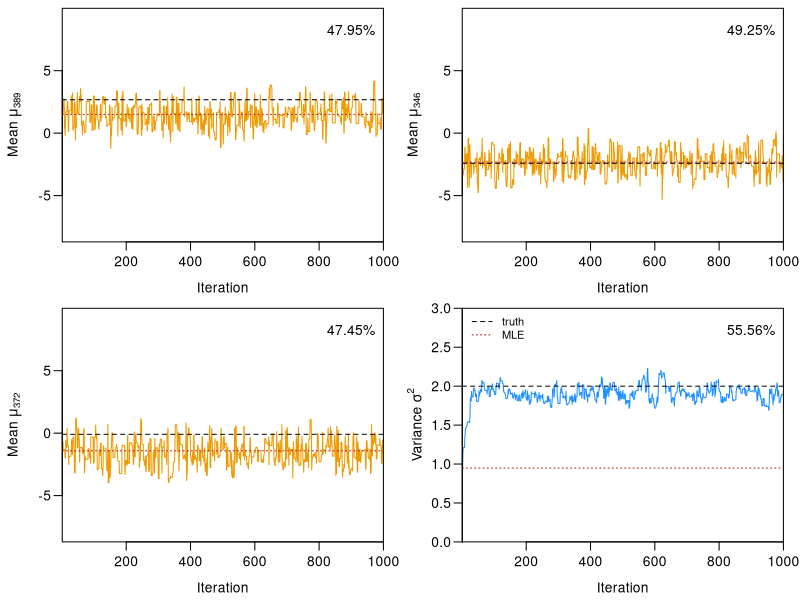
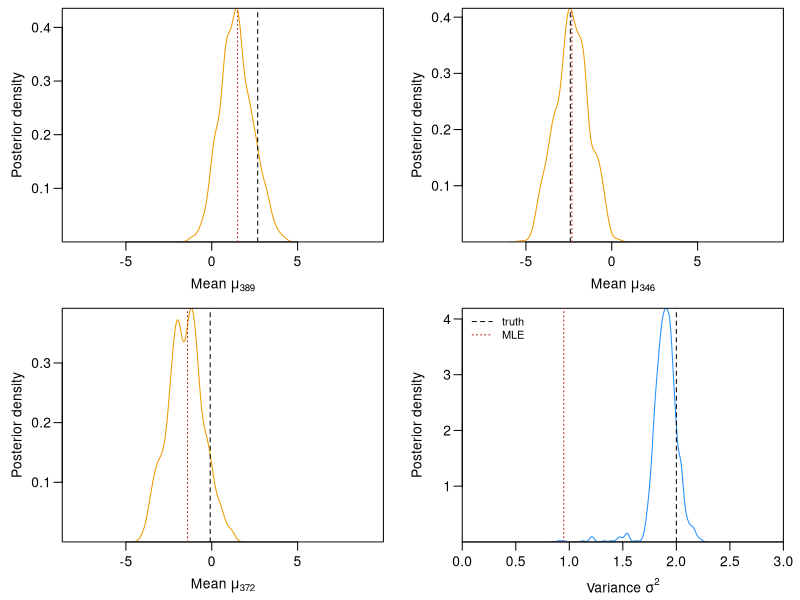

These charts were generated, in order, by the following R code:
##machine learning exercises: MCMC

#Function to simulate data
simData <- function(n, m, sigma_2=1, sigma_2_mu=1){
  mu ~ N(0,1)
  mu <- rnorm(n, 0, sqrt(sigma_2_mu))
  
  #simulate x_ij ~ N(mu_i, sigma_2)
  x <- matrix(NA, nrow = n, ncol = m)
  for (i in 1:n)
    x[i,] <- rnorm(m, mu[i], sqrt(sigma_2))
  
  return(list(x=x, sigma_2=sigma_2, mu=mu))
}


#Functions for calculation of MLE

MLE_mu <- function(x){
  #needs to return vector of length equal to x
  m <- ncol(x)
  return(1/m * rowSums(x))
}

MLE_sigma2 <- function(x, mu){
  m <- ncol(x)
  n <- nrow(x)
  return((1/(n*m)) * sum(rowSums((x - mu)^2)))
}


##Functions to run MCMC

runMCMC <- function(x, mu_1, sigma2_1, propSd_Sigma2=0.1, propSd_mu=0.01, len=2000){
  n <- nrow(x)
  
  #matrices for storage
  mu <- matrix(0, nrow = len, ncol = n)
  mu[1,] <- mu_1
  sigma2 <- numeric(len)
  sigma2[1] <- sigma2_1
  
  #storage for normal density for each data point
  lh_old <- apply(x, 2, dnorm, mu[1], sqrt(sigma2[1]))
  
  #MCMC is run here
  for(t in 2:len){ 

    newMus <- rnorm(n, mean=mu[t-1,], sd=propSd_mu)
    
    #Hastings ratio
    lh_new <- apply(x, 2, dnorm, newMus, sqrt(sigma2[t-1]))
    #prod is for i
    h <- apply(lh_new / lh_old, 1, prod) 
    
    #get accepted values
    random <- runif(n)
    accepted <- which(random < h)
    mu[t, accepted] <- newMus[accepted]
    lh_old[accepted,]  <- lh_new[accepted,]
    
    #get rejected values
    rejected <- which(random >= h)
    mu[t,rejected] <- mu[t-1, rejected]
    

    #functions for updating sigma 2
    
    #propose sigmas
    newSigma2 <- abs(rnorm(1, mean=sigma2[t-1], sd=propSd_Sigma2))
    
    #calculation of Hastings ratio
    lh_new <- apply(x, 2, dnorm, as.numeric(mu[t,]), sqrt(newSigma2))
    #prod is for i and j
    h <- prod(lh_new / lh_old)
    
    #accept or reject
    if(runif(1) < h){ # accept
      sigma2[t] <- newSigma2
      lh_old <- lh_new
    } else { 
      sigma2[t] <- sigma2[t-1]
    }
  }
  
  return(list(sigma2=sigma2, mu=mu))
}


#Plotting the traces

plotOneTrace <- function(chain, trueValue, MLE, ylim, col='orange2', ylab="Parameter", writeLegend=FALSE){
  #This is the trace
  plot(chain, type='l', ylim=ylim, xlab="Iteration", ylab=ylab, col=col)
  #This is the true mu
  abline(h = trueValue, lty=2, col='black')
  #MLE estimate of mu
  abline(h = MLE, lty=3, col='firebrick')
  
  #acceptance rate calculation
  len <- length(chain)
  acc <- sum(chain[1:(len-1)] != chain[2:len])/(len-1)
  
  #designing plots
  y <- par("usr")[4] - 0.1 * diff(par("usr")[3:4])
  text(len, y, labels=paste(round(100*acc, digits=2), "%", sep=""), pos=2)
  if(writeLegend){
    legend("topleft", c("truth", "MLE"), col = c("black", "firebrick"), lty = c(2, 3), bty = "n", cex=0.8)
  }
}

plotTraces <- function(chain, whichMuToPlot, true_mu, true_sigma2, MLE_mu, MLE_sigma2, lim_mu=c(-1,1), lim_sigma2=c(0,0.5)){
  par(xaxs='i', yaxs='i', mfrow=c(2,2), mar=c(3.5,3.75,0.5,1), mgp=c(2.25,0.66, 0), las=1)
  for (i in whichMuToPlot){
    plotOneTrace(chain$mu[,i], true_mu[i], MLE_mu[i], ylim=lim_mu, ylab=bquote(Mean ~ mu[.(i)]))
  }

  plotOneTrace(chain$sigma2, true_sigma2, MLE_sigma2, ylim=lim_sigma2, ylab=expression(paste("Variance ", sigma^2)), col="dodgerblue", writeLegend=TRUE)
}



#Functions for plotting the posteriors
plotOnePosterior <- function(chain, trueValue, MLE, xlim, col='orange2', xlab="Parameter", writeLegend=FALSE){
  #plot posterior density
  dens <- density(chain)
  plot(dens, type='l', xlim=xlim, xlab=xlab, ylab="Posterior density", main="", col=col)
  #add line for true value
  abline(v = trueValue, lty=2, col='black')
  #add line for MLE
  abline(v = MLE, lty=3, col='firebrick')
  
  # write legend
  if(writeLegend){
    legend("topleft", c("truth", "MLE"), col = c("black", "firebrick"), lty = c(2, 3), bty = "n", cex=0.8)
  }
}

plotPosteriors <- function(chain, whichMuToPlot, true_mu, true_sigma2, MLE_mu, MLE_sigma2, lim_mu=c(-1,1), lim_sigma2=c(0,0.5)){
  #open plot
  par(xaxs='i', yaxs='i', mfrow=c(2,2), mar=c(3.5,3.75,0.5,1), mgp=c(2.25,0.66, 0), las=1)
  
  #plot posterior for three mu
  for (i in whichMuToPlot){
    print(i)
    plotOnePosterior(chain$mu[,i], true_mu[i], MLE_mu[i], xlim=lim_mu, xlab=bquote(Mean ~ mu[.(i)]))
  }
  
  #plot posterior for sigma2
  plotOnePosterior(chain$sigma2, true_sigma2, MLE_sigma2, xlim=lim_sigma2, xlab=expression(paste("Variance ", sigma^2)), col="dodgerblue", writeLegend=TRUE)
}

##Data simulation and plotting

n <- 1000
m <- 2
data <- simData(n, m, sigma_2=2, sigma_2_mu=3)


#MCMC parameters

#nr iterations
len=1000
#standard deviation for proposal kernel of mu
propSd_Sigma2=0.1 
#standard deviation for proposal kernel of sd
propSd_mu=2.2 

#MLE calculation
mu_hat <- MLE_mu(data$x)
sigma2_hat <- MLE_sigma2(data$x, mu_hat)
print(paste("true sigma2 = ", 1, " MLE sigma2 = ", sigma2_hat, sep = ""))

#MLE is starting point for MCMC
chain <- runMCMC(data$x, mu_hat, sigma2_hat, propSd_Sigma2=propSd_Sigma2, propSd_mu=propSd_mu, len=len)

#plotting
theseMu <- sample(length(data$mu), 3)
lim_mu <- range(data$mu)*1.5
lim_sigma2 <- c(0, 1.5*data$sigma_2)

plotTraces(chain, theseMu, data$mu, data$sigma_2, mu_hat, sigma2_hat, lim_mu, lim_sigma2)

#Marginal posterior densities are plotted
plotPosteriors(chain, theseMu, data$mu, data$sigma_2, mu_hat, sigma2_hat, lim_mu, lim_sigma2)
